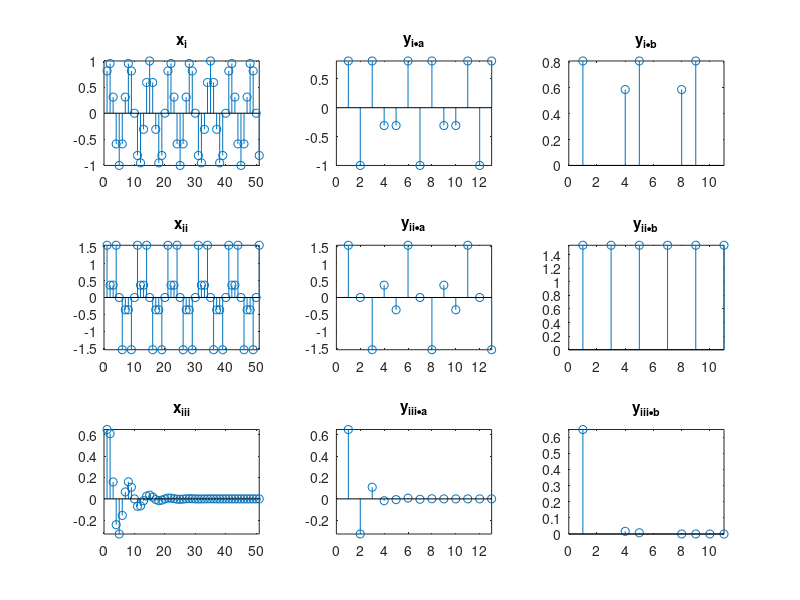

The MATLAB script that drew this image:
% Homework 5 #1
% Josiah Hamilton

clear; close all; 

% general variables
N=51; 
M=4;
L=4;

% (i) sinusoidal sequence of normalized frequency 0.15
x_i = sin(2*pi*0.15*(1:N));
% (ii) sum of two sinusoidal sequences of normalized frequencies 0.1 and 0.3
x_ii = sin(2*pi*0.1*(1:N)) + sin(2*pi*0.3*(1:N));
% (iii) product of the sinusoidal sequence of normalized frequency 0.15 and the real exponential sequence {0.8n}
x_iii = sin(2*pi*0.15*(1:N)) .* 0.8.^(1:N);

% (a) Perform the factor-of-4 down-sampling. Plot the original and down-sampled sequences.
y_ia = x_i(1:M:N);
y_iia = x_ii(1:M:N);
y_iiia = x_iii(1:M:N);
N_a = length(y_ia);
% (b) Repeat part (a) for the factor-of-5 down-sampler.
M=5;
y_ib = x_i(1:M:N);
y_iib = x_ii(1:M:N);
y_iiib = x_iii(1:M:N);
N_b = length(y_ib);

figure
subplot(331)
stem(x_i); title('x_{i}')
axis([0 N -inf inf])
subplot(334)
stem(x_ii); title('x_{ii}')
axis([0 N -inf inf])
subplot(337)
stem(x_iii); title('x_{iii}')
axis([0 N -inf inf])

subplot(332)
stem(y_ia); title('y_{i•a}');
axis([0 N_a -inf inf])
subplot(335)
stem(y_iia); title('y_{ii•a}');
axis([0 N_a -inf inf])
subplot(338)
stem(y_iiia); title('y_{iii•a}');
axis([0 N_a -inf inf])

subplot(333)
stem(y_ib); title('y_{i•b}');
axis([0 N_b 0 inf])
subplot(336)
stem(y_iib); title('y_{ii•b}');
axis([0 N_b 0 inf])
subplot(339)
stem(y_iiib); title('y_{iii•b}');
axis([0 N_b 0 inf])